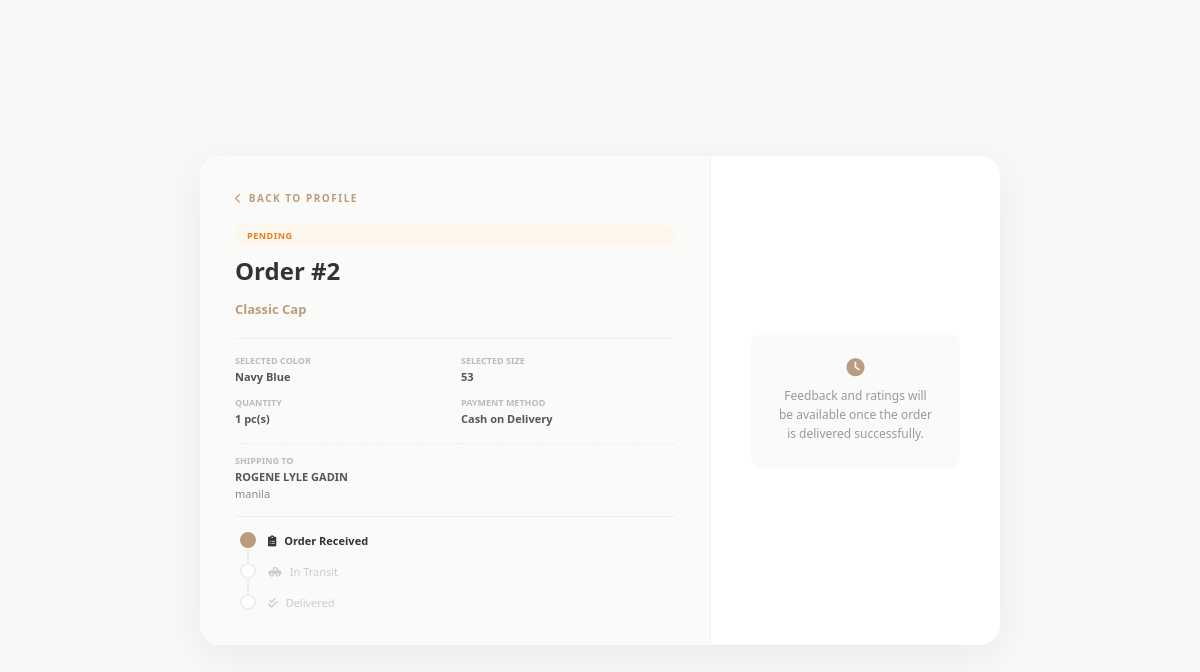
The app's page /order_status/2 (signed in) with its own data.
### app.py (models this page shows)
class CustomOrder(db.Model):
    id = db.Column(db.Integer, primary_key=True)
    user_id = db.Column(db.Integer, db.ForeignKey('user.id'), nullable=True)
    customer_name = db.Column(db.String(100), nullable=False)
    contact_number = db.Column(db.String(20), nullable=False)
    address = db.Column(db.String(200), nullable=False)
    quantity = db.Column(db.Integer, nullable=False)
    product_type = db.Column(db.String(50))
    product_id = db.Column(db.Integer, db.ForeignKey('product.id'), nullable=True)
    color_type = db.Column(db.String(50))
    size_type = db.Column(db.String(50))
    color_variants = db.Column(db.String(50))
    size_variants = db.Column(db.String(50))
    material_type = db.Column(db.String(100))
    interlining_thickness = db.Column(db.String(100))
    order_type = db.Column(db.String(50))
    design_filename = db.Column(db.String(100))
    remarks = db.Column(db.Text)
    status = db.Column(db.String(20), default="PENDING")
    payment_method = db.Column(db.String(50))
    date_ordered = db.Column(db.DateTime, default=datetime.utcnow)
    payment_proof = db.Column(db.String(100))

### app.py (the view)
@app.route('/order_status/<int:order_id>')
def order_status(order_id):
    if 'user' not in session:
        return redirect(url_for('login'))
    order = CustomOrder.query.get_or_404(order_id)
    order = CustomOrder.query.get_or_404(order_id)
    review = Review.query.filter_by(order_id=order_id).first()
    return render_template('order_status.html', order=order, review=review)

### app.py (called while the page is built)
@app.context_processor
def inject_stats():
    admin_stats = {
        'total': CustomOrder.query.count(),
        'pending': CustomOrder.query.filter_by(status='PENDING').count(),
        'completed': CustomOrder.query.filter(CustomOrder.status.in_(['DONE', 'COMPLETED'])).count()
    }
    return dict(admin_stats=admin_stats)

### templates/order_status.html (shortened to what this page needs)
<!DOCTYPE html>
<html lang="en">
<head>
    <link rel="stylesheet" href="https://cdnjs.cloudflare.com/ajax/libs/font-awesome/6.0.0/css/all.min.css">
</head>
<body>
    <div class="status-card">
        <div class="details-panel">
            <a href="{{ url_for('customer_profile') }}" class="back-link">
                <i class="fas fa-chevron-left"></i> BACK TO PROFILE
            </a>
            <div class="status-label {{ 'pending' if order.status == 'PENDING' else 'delivery' if order.status == 'ON DELIVERY' else 'delivered' }}">
                {{ order.status }}
            </div>
            <h1>Order #{{ order.id }}</h1>
            <p style="color: var(--primary); font-weight: bold; font-size: 13px; margin-bottom: 5px;">{{ order.product_type }}</p>
            <div class="order-meta">
                <div class="meta-item">
                    <label>Selected Color</label>
                    <span>{{ order.color_type }}</span>
                </div>
                <div class="meta-item">
                    <label>Selected Size</label>
                    <span>{{ order.size_type }}</span>
                </div>
                <div class="meta-item">
                    <label>Quantity</label>
                    <span>{{ order.quantity }} pc(s)</span>
                </div>
                <div class="meta-item">
                    <label>Payment Method</label>
                    <span>{{ order.payment_method }}</span>
                </div>
                <div class="meta-item" style="grid-column: span 2; border-top: 1px dashed #eee; padding-top: 10px; margin-top: 5px;">
                    <label>Shipping To</label>
                    <span>{{ order.customer_name }}</span>
                    <span style="font-weight: normal; color: #888;">{{ order.address }}</span>
                </div>
            </div>
            <div class="premium-tracker">
                <div class="tracker-line {{ 'active' if order.status == 'DONE' or order.status == 'COMPLETED' }}"></div>
                <div class="step {{ 'active' if order.status in ['PENDING', 'ON DELIVERY', 'DONE', 'COMPLETED'] }}">
                    <div class="step-content">
                        <i class="fas fa-clipboard-list"></i>
                        <span>Order Received</span>
                    </div>
                </div>
                <div class="step {{ 'active' if order.status in ['ON DELIVERY', 'DONE', 'COMPLETED'] }}" style="animation-delay: 0.6s;">
                    <div class="step-content">
                        <i class="fas fa-truck-pickup"></i>
                        <span>In Transit</span>
                    </div>
                </div>
                <div class="step {{ 'active' if order.status in ['DONE', 'COMPLETED'] }}" style="animation-delay: 1.0s;">
                    <div class="step-content">
                        <i class="fas fa-check-double"></i>
                        <span>Delivered</span>
                    </div>
                </div>
            </div>
        </div>
        <div class="action-panel">
            {% if order.status in ['DONE', 'COMPLETED'] %}
                <div class="feedback-section">
                    {% if review %}
                        <h3>Your Feedback</h3>
                        <div class="feedback-card">
                            <div class="star-rating">
                                {% for i in range(review.rating) %}<i class="fas fa-star"></i>{% endfor %}
                            </div>
                            <p style="margin: 0; color: #555; line-height: 1.5;">"{{ review.comment }}"</p>
                            {% if review.review_image %}
                                <img src="{{ url_for('static', filename='uploads/' + review.review_image) }}" class="review-img" alt="Review Image">
                            {% endif %}
                            {% if review.admin_reply %}
                            <div class="admin-response">
                                <strong style="display: block; color: var(--primary); font-size: 9px; margin-bottom: 4px;">SHOP RESPONSE</strong>
                                {{ review.admin_reply }}
                            </div>
                            {% endif %}
                        </div>
                    {% else %}
                        <h3>Rate This Product</h3>
                        <form action="{{ url_for('submit_review') }}" method="POST" enctype="multipart/form-data">
                            <input type="hidden" name="order_id" value="{{ order.id }}">
                            <select name="rating">
                                <option value="5">⭐⭐⭐⭐⭐ Excellent</option>
                                <option value="4">⭐⭐⭐⭐ Good</option>
                                <option value="3">⭐⭐⭐ Average</option>
                                <option value="2">⭐⭐ Poor</option>
                                <option value="1">⭐ Bad</option>
                            </select>
                            <textarea name="comment" placeholder="How was the quality and fit of your cap?" required></textarea>
                            <label style="font-size: 9px; font-weight: bold; color: #bbb; display: block; margin-bottom: 5px;">ADD PHOTO (OPTIONAL)</label>
                            <input type="file" name="review_image" accept="image/*" style="font-size: 10px; margin-bottom: 5px; color: #888;">
                            <button type="submit" class="btn-submit">SUBMIT REVIEW</button>
                        </form>
                    {% endif %}
                </div>
            {% else %}
                <div class="info-msg-box">
                    <i class="fas fa-clock"></i>
                    Feedback and ratings will be available once the order is delivered successfully.
                </div>
            {% endif %}
        </div>
    </div>
</body>
</html>

### templates/order_status.html (style rules this page uses)
:root { --primary: #bc9c7e; --primary-light: #fcf9f6; --primary-dark: #a67c52; --primary-glow: rgba(188, 156, 126, 0.3); --text-dark: #333; --text-muted: #bbb; --bg: #f8f8f8; --white: #fff; --ease-out: cubic-bezier(0.165, 0.84, 0.44, 1); }
body { font-family: 'Segoe UI', Roboto, sans-serif; background: var(--bg); display: flex; justify-content: center; align-items: center; min-height: 100vh; margin: 0; overflow: hidden; }
.status-card { background: var(--white); border-radius: 20px; width: 800px; box-shadow: 0 10px 40px rgba(0,0,0,0.06); animation: containerEntry 0.8s var(--ease-out) forwards; opacity: 0; display: flex; overflow: hidden; }
.details-panel { background: #fafaf8; padding: 35px; width: 55%; display: flex; flex-direction: column; border-right: 1px solid #f0f0f0; flex-shrink: 0; animation: stepFade 0.6s ease forwards; animation-delay: 0.3s; opacity: 0; }
.back-link { color: var(--primary); text-decoration: none; font-size: 10px; font-weight: bold; letter-spacing: 1.5px; display: inline-flex; align-items: center; gap: 6px; text-transform: uppercase; margin-bottom: 20px; transition: 0.2s; }
.status-label { display: inline-block; padding: 4px 12px; border-radius: 20px; font-size: 9px; font-weight: bold; text-transform: uppercase; letter-spacing: 0.5px; margin-bottom: 8px; }
.status-label.pending { background: #fdf6ec; color: #e67e22; }
.details-panel h1 { margin: 0; font-size: 24px; color: var(--text-dark); font-weight: 800; }
.order-meta { margin: 15px 0; display: grid; grid-template-columns: 1fr 1fr; gap: 12px; border-top: 1px solid #eee; border-bottom: 1px solid #eee; padding: 15px 0; }
.meta-item { display: flex; flex-direction: column; gap: 2px; }
.meta-item label { font-size: 9px; color: var(--text-muted); font-weight: bold; text-transform: uppercase; }
.meta-item span { font-size: 11px; color: #555; font-weight: 600; }
.premium-tracker { margin-top: auto; position: relative; padding-left: 5px; }
.tracker-line { position: absolute; left: 12px; top: 10px; height: calc(100% - 20px); width: 2px; background: #eee; }
.step { display: flex; align-items: center; gap: 12px; padding-bottom: 15px; position: relative; z-index: 1; opacity: 0; animation: stepFade 0.4s ease forwards; }
.step:last-child { padding-bottom: 0; }
.step::before { content: ''; width: 12px; height: 12px; background: var(--white); border: 2px solid #eee; border-radius: 50%; }
.step.active::before { background: var(--primary); border-color: var(--primary); }
.step-content { display: flex; align-items: center; gap: 8px; }
.step-content i { font-size: 11px; color: #ccc; }
.step-content span { font-size: 11px; color: #ccc; }
.step.active .step-content i, .step.active .step-content span { color: var(--text-dark); font-weight: 600; }
.action-panel { flex: 1; padding: 40px; display: flex; flex-direction: column; justify-content: center; align-items: center; animation: stepFade 0.8s ease forwards; animation-delay: 1.2s; opacity: 0; }
.info-msg-box { background: #fafafa; padding: 25px; border-radius: 12px; font-size: 12px; color: #999; text-align: center; line-height: 1.6; }
.info-msg-box i { font-size: 18px; color: var(--primary); margin-bottom: 10px; display: block; }

### records on screen
CustomOrder: status "PENDING", id "2", product_type "Classic Cap", color_type "Navy Blue", size_type "53", quantity "1", payment_method "Cash on Delivery", customer_name "ROGENE LYLE GADIN", address "manila"
